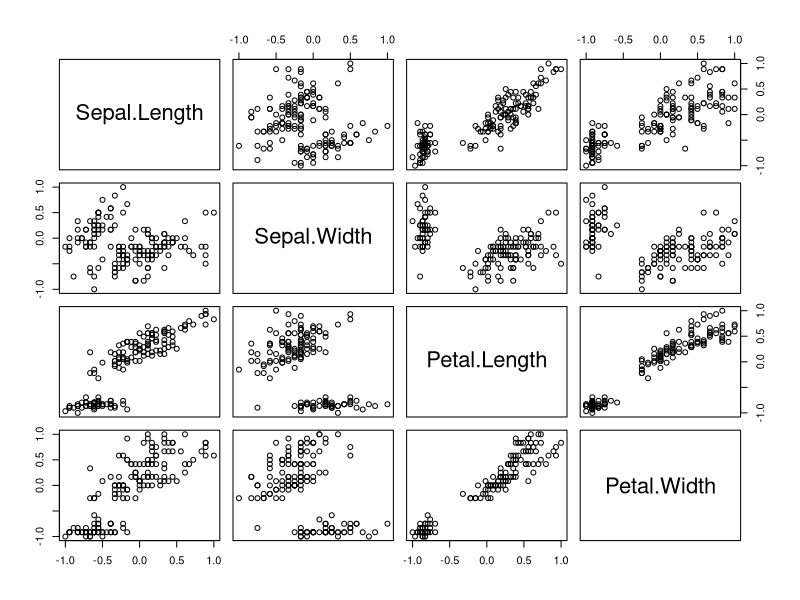
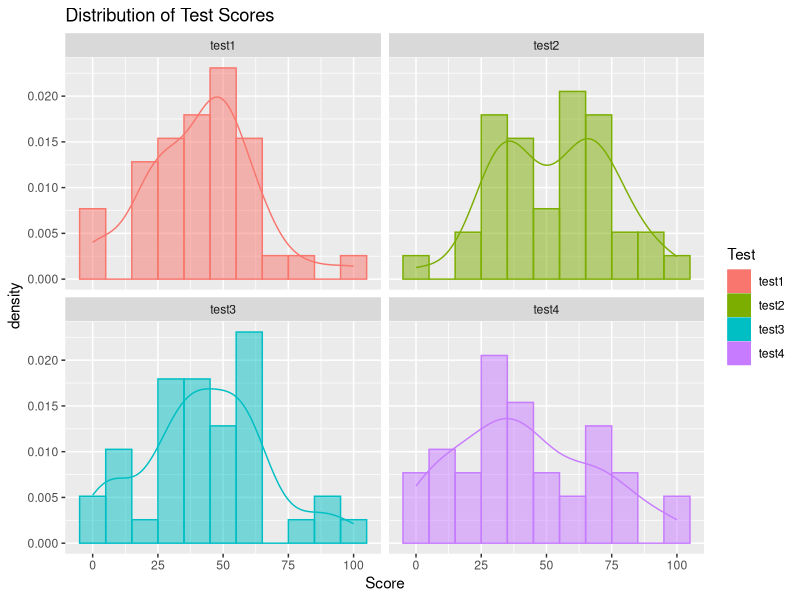
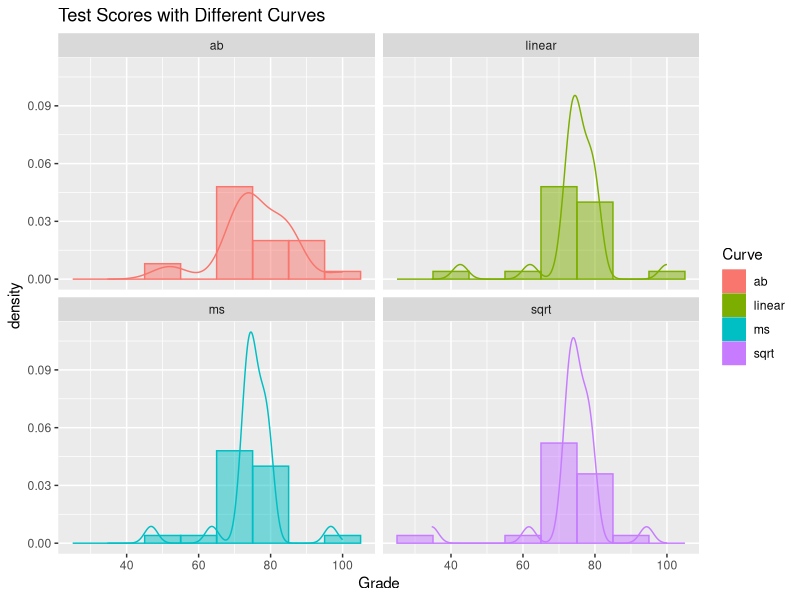

Reproduce these figures in R, in order.
## ---- chunk 1
knitr::opts_chunk$set(echo = TRUE)
library(tidyverse)
## ---- chunk 2
scale_ab = function ( x, ab, na.rm = TRUE ) {
  if (na.rm) {
    x <- x[!is.na(x)]
  }
  
  scaled <- vector(typeof(x), length(x))
  
  min <- min(x)
  max <- max(x)
  
  (scaled <- ab[1] + ((x - min) / (max - min)) * (ab[2] - ab[1]))
}
## ---- chunk 3
sapply(iris[, sapply(iris, is.numeric)], scale_ab, ab = c(-1, 1)) %>% pairs
## ---- chunk 4
testscores <- tibble(
  test1 = sample(rnorm(100,78,15), 50),
  test2 = sample(c(rnorm(100,65,21),rep(NA,5)), 50),
  test3 = sample(c(rnorm(100,75,12),rep(NA,10)),50),
  test4 = sample(c(rnorm(100,82,9),rep(NA,10)),50)
)

fixed <- as.tibble(sapply(na.omit(testscores), scale_ab, ab = c(0, 100)))
testscores_longer <- (fixed %>%
                        pivot_longer(test1:test4, names_to = "Test", values_to = "Score") %>% 
                        na.omit())

ggplot(testscores_longer) + 
  geom_histogram(aes(x = Score, y = ..density.., fill = Test, color = Test), binwidth = 10, alpha = .5) +
  geom_density(aes(x = Score, color = Test)) +
  facet_wrap(~ Test) +
  labs(title = "Distribution of Test Scores")
## ---- chunk 5
zscore <- function( x, na.rm = TRUE) {
  if (na.rm) {
    x <- x[!is.na(x)]
  }
  z <- vector(typeof(x), length(x))
  mean <- mean(x, na.rm = na.rm)
  sd <- sd(x, na.rm = na.rm)
  
  (z <- (x - mean) / sd)
}

sapply(testscores, zscore)
## ---- chunk 6
curve_sqrt <- function(x, na.rm = TRUE) {
  if (na.rm) {
    x = x[!is.na(x)]
  }
  
  new <- vector(typeof(x), length(x))
  (new <- 10 * sqrt(x))
}
## ---- chunk 7
curve_ms <- function(x, mu, sd, na.rm = TRUE) {
  if (na.rm) {
    x = x[!is.na(x)]
  }
  z_x = zscore(x, na.rm)
  new <- vector(typeof(x), length(x))
  
  (new <- mu + z_x * sd)
}
## ---- chunk 8
curve_ab <- function(x, min, max, na.rm = TRUE) {
  if (na.rm) {
    x = x[!is.na(x)]
  }
  z_x = zscore(x, na.rm)
  p_x = pnorm(z_x)
  new <- vector(typeof(x), length(x))
  
  (new <- scale_ab(p_x, c(min, max)))
}
## ---- chunk 9
curve_linear <- function(x, mu_d, M_d, na.rm = TRUE) {
  if (na.rm) {
    x = x[!is.na(x)]
  }
  mu_a = mean(x)
  M_a = max(x)
  new <- vector(typeof(x), length(x))
  
  (new <- mu_d + ((M_d - mu_d) / (M_a - mu_a)) * (x - mu_a))
}
## ---- chunk 10
test_grades <- tibble(
  original = c(rep(NA,2), 12, 38, rep(52,4), 53, 54, rep(55,6), 56, 58, 
               59, 59, 61, rep(62,5), 89)
)

sqrt_curve <- curve_sqrt(test_grades)
ms_curve <- curve_ms(test_grades, 75, 8)
ab_curve <- curve_ab(test_grades, 50, 100)
linear_curve <- curve_linear(test_grades, 75, 100)

curves <- tibble(sqrt_curve, ms_curve, ab_curve, linear_curve)
names(curves) <- c("sqrt", "ms", "ab", "linear")

curves_longer <- (curves %>%
                    pivot_longer(sqrt:linear, names_to = "Curve", values_to = "Grade"))

ggplot(curves_longer) + 
  geom_histogram(aes(x = Grade, y = ..density.., fill = Curve, color = Curve), binwidth = 10, alpha = .5) +
  geom_density(aes(x = Grade, color = Curve)) +
  facet_wrap(~ Curve) +
  labs(title = "Test Scores with Different Curves")
